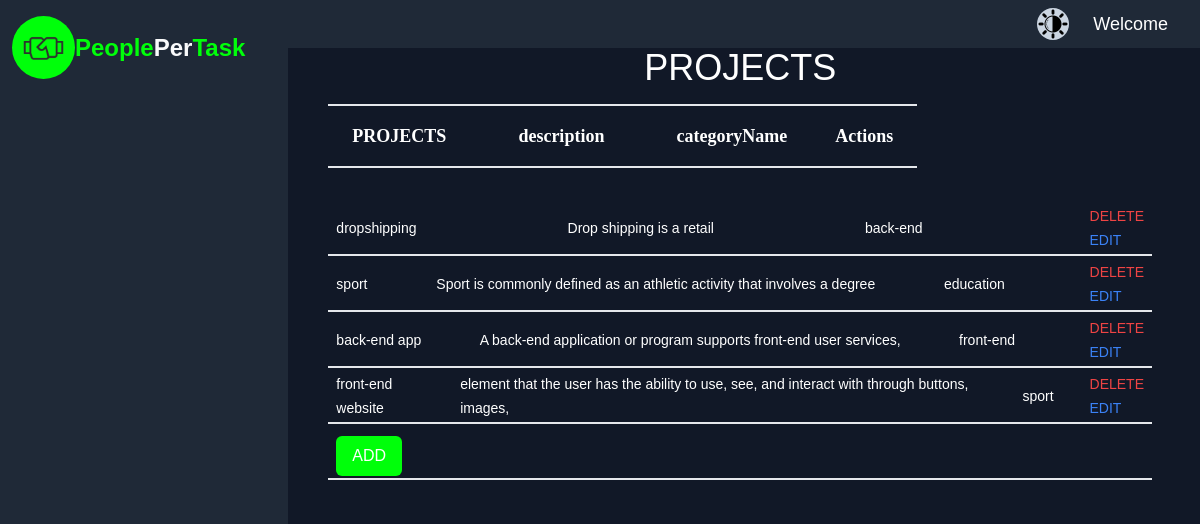
Page /inbox.php on the earlier database version.
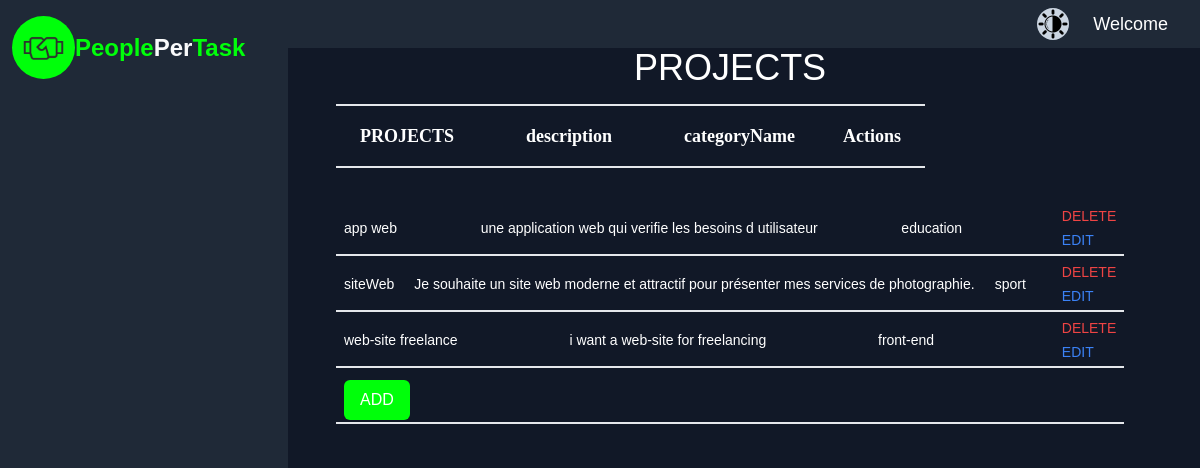
Same page on the later database version.
### tables this page shows
CREATE TABLE `projects` (
  `id` int NOT NULL,
  `title` varchar(50) DEFAULT NULL,
  `description` varchar(300) DEFAULT NULL,
  `user_id` int DEFAULT NULL,
  `categorie_id` int DEFAULT NULL
);

CREATE TABLE `categories` (
  `id` int NOT NULL,
  `categoryName` varchar(50) DEFAULT NULL,
  `categorie_id` int DEFAULT NULL
);

### src/inbox.php (the view, shortened to what this page needs)
<?php
include "connection_data.php";
$sql = "SELECT projects.id, projects.title, projects.description, categories.categoryName
        FROM projects
        LEFT JOIN categories ON projects.categorie_id = categories.id";
$result = $conn->query($sql);
?>
<!DOCTYPE html>
<html lang="en">
<head>
    <link href="../dist/output.css" rel="stylesheet">
</head>
<body class="overflow-x-hidden dark:bg-gray-900 dark:text-white">
    <?php include "header.php"; ?>
    <?php include "sidebar.php"; ?>
    <div class="project_section w-auto flex flex-col px-12">
        <h1 class="text-black dark:text-white text-center text-4xl">PROJECTS</h1>
        <div class="py-4 flex flex-row">
        <h5 class="border-t-2 border-b-2 py-4 font-semibold text-lg font-serif px-6">
                PROJECTS
            </h5>
            <h5 class="border-t-2 border-b-2 py-4 font-semibold text-lg font-serif px-12">
                description
            </h5>
            <h5 class="border-t-2 border-b-2 py-4 font-semibold text-lg font-serif px-6">
                categoryName
            </h5>
            <h5 class="border-t-2 border-b-2 py-4 font-semibold text-lg font-serif px-6">
                Actions
            </h5>
        </div>
        <div class="py-4">
            <ul class="flex flex-col">
                <?php
                if ($result->num_rows > 0) {
                    while ($row = $result->fetch_assoc()) {
                        echo '<li class="title flex flex-col border-b-2   h-20  sm:h-14 overflow-y-hidden px-2 ">
                                    <div class="w-full flex gap-5 items-center">
                                        <div class="flex-grow text-left">
                                            <span class="w-1/2 email_user text-xs sm:text-sm">' . $row["title"] . '</span>
                                        </div>
                                        <div class="flex-grow text-left">
                                            <span class="w-1/2 email_user text-xs sm:text-sm">' . $row["description"] . '</span>
                                        </div>
                                        <div class="flex-grow text-left">
                                            <span class="w-1/2 email_user text-xs sm:text-sm">' . $row["categoryName"] . '</span>
                                        </div>
                                        <span class="py-1">
                                            <form method="post" action="delete_projet.php" onsubmit="return confirmDelete();">
                                                <input type="hidden" name="id" value="' . $row["id"] . '">
                                                <button type="submit" name="submit" class="text-red-500 ml-4 cursor-pointer btn_dele_message_inbox text-xs sm:text-sm">DELETE</button>
                                            </form>
                                            <a href="editproject.php?id=' . $row["id"] . '" class="text-blue-500 ml-4 cursor-pointer btn_dele_message_inbox text-xs sm:text-sm">EDIT</a>
                                        </span>
                                    </div>
                                </li>';
                    }
                } else {
                    echo "<p>Aucun projet trouvé</p>";
                }
                ?>
                <li class="title flex flex-col border-b-2 py-3  h-20  sm:h-14 overflow-y-hidden px-2 ">
                    <div class="w-full flex gap-5 items-center">
                        <a href="addproject.php" class="bg-custom-green text-white py-2 px-4 rounded-md hover:bg-blue-600 focus:outline-none focus:shadow-outline-blue active:bg-blue-800">ADD</a>
                    </div>
                </li>
            </ul>
        </div>
    </div>
</body>
</html>

Differences in the rows shown:
removed projects: title "dropshipping", description "Drop shipping is a retail", categorie.categoryName "back-end"
removed projects: title "sport", description "Sport is commonly defined as an athletic activity that involves a degree", categorie.categoryName "education"
removed projects: title "back-end app", description "A back-end application or program supports front-end user services,", categorie.categoryName "front-end"
removed projects: title "front-end website", description "element that the user has the ability to use, see, and interact with through buttons, images,", categorie.categoryName "sport"
added projects: title "app web", description "une application web qui verifie les besoins d utilisateur", categorie.categoryName "education"
added projects: title "siteWeb", description "Je souhaite un site web moderne et attractif pour présenter mes services de photographie.", categorie.categoryName "sport"
added projects: title "web-site freelance", description "i want a web-site for freelancing", categorie.categoryName "front-end"
